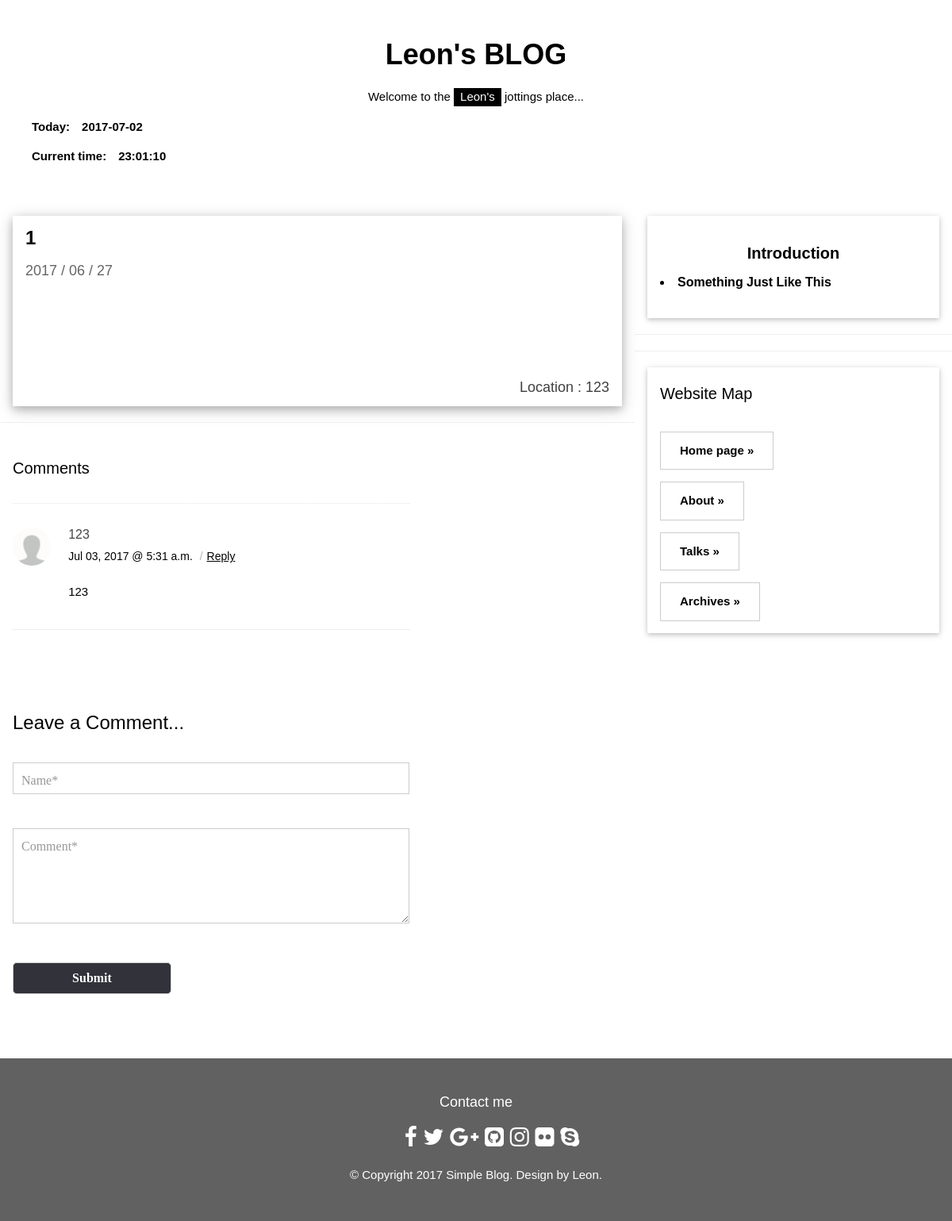
Screenshot of /post/9/ with the database file from the repository.
### blog/models.py (models this page shows, shortened)
class Post(models.Model):
    title = models.CharField(max_length=100)
    content = models.TextField(blank=True)
    photo = models.URLField(blank=True)
    location = models.CharField(max_length=100,blank=True)
    created_at = models.DateTimeField(auto_now_add=True)
    comment_number = models.PositiveIntegerField(blank=True,default=0)

class comment(models.Model):
    link_post = models.ForeignKey(Post)
    name = models.CharField(max_length=100, blank=False)
    content = models.TextField(blank=False)
    created_at = models.DateTimeField(auto_now_add=True)

class self_intro(models.Model):
    title = models.CharField(max_length=100, blank=True)
    content = models.TextField(blank=True)
    photo = models.URLField(blank=True)

### blog/views.py (the view)
# urls.py: url(r'^post/(?P<pk>\d+)/$', post_detail, name='post_detail'),
def post_detail(request,pk):
    post = Post.objects.get(pk=pk)
    intro = self_intro.objects.get(pk=1)
    comment_blog = comment.objects.filter(link_post_id=pk)
    return render(request,'post.html',
                  {'post':post,
                   'today': str(datetime.now().strftime('%Y-%m-%d')),
                   'current_time': str(datetime.now().strftime('%H:%M:%S')),
                   'intro': intro,
                   'commentlist':comment_blog,
                   })

### templates/post.html (shortened to what this page needs)
<!DOCTYPE html>
<html>
<head>
</head>
<body>
	{% extends 'base.html' %} {% block content %}
	<div class="w3-col l8 s12">
		<div class="w3-card-4 w3-margin w3-white">
			<div class="w3-container">
				<h3><b>{{post.title}}</b></h3>
				<h5><span class="w3-opacity">{{ post.created_at|date:"Y / m / d" }}</span></h5>
			</div>
			<div class="w3-container">
				{% if post.photo %} <img alt="" src="{{ post.photo }}" style="width:70%"> {% endif %}<br>
				<br>
				<h5>{{post.content|safe|linebreaksbr}}</h5><br>
				<br>
				<h5 align="right" style="color:#404040">Location : {{post.location}}</h5>
			</div>
		</div>
		<hr>
		<div class="w3-col l8 s12" style="float:left">
			<div class="w3-container">
				<div id="comments">
					<h3>Comments</h3>
					{% for comment in commentlist %}
					<ol class="commentlist">
						<li class="depth-1">
							<div class="avatar">{% load static %} <img alt="" class="avatar" height="50" src="{% static 'user-03.png' %}" width="50"></div>
							<div class="comment-content">
								<div class="comment-info">
									<cite>{{ comment.name }}</cite>
									<div class="comment-meta">
										<time class="comment-time" datetime="2014-07-12T23:05">{{ comment.created_at|date:"M d, Y @ P" }}</time> <span class="sep">/</span><a class="reply" href="#">Reply</a>
									</div>
								</div>
								<div class="comment-text">
									<p>{{ comment.content }}</p>
								</div>
							</div>
						</li>
					</ol>
					{% endfor %}
				</div><br>
				<div class="wow bounceInRight" data-wow-offset="10" id="wrapper-A4a">
					<div id="A4a-title-1">
						<h3>Leave a Comment...</h3><br>
					</div>
				</div>
				<form action="/save/" method="post" novalidate="novalidate">
					<input name="username" placeholder="Name*" type="text">
					<br>
					<br>
					<textarea cols="30" maxlength="500" name="content" placeholder="Comment*" rows="8" tabindex="4"></textarea>
					<br>
					<br>
					<input class="btn btn-success" type="submit" value="Submit">
				</form><br>
			</div>
		</div>
	</div>{% endblock %}

### templates/base.html (shortened to what this page needs)
<!DOCTYPE html>
<html>
<head>
		{% load static %}
	<link rel="stylesheet" href="https://cdnjs.cloudflare.com/ajax/libs/font-awesome/4.7.0/css/font-awesome.min.css">
	<link href="{% static 'w3.css' %}" rel="stylesheet">
</head>
<body>
	<div class="w3-content" style="max-width:1400px">
		<header class="w3-container w3-center w3-padding-32">
			<h1><b>Leon's BLOG</b></h1>
			<p>Welcome to the <span class="w3-tag">Leon's</span> jottings place...</p>
			<p align="left"><span class="w3-padding-large"><b>Today:　{{ today }}</b></span></p>
			<p align="left"><span class="w3-padding-large"><b>Current time:　{{ current_time }}</b></span></p>
		</header>
		<div class="w3-row">
			{% block content %} {% endblock %}
			<div class="w3-col l4">
				<div class="w3-card-2 w3-margin w3-margin-top">
					<div class="w3-container w3-white">
					<h4 align="center"><b>Introduction</b></h4>
					<h6><b>{{ intro.content|safe }}</b></h6><img alt="" src="{{ intro.photo }}" style="width:70%"></div>
				</div>
				<hr>
				<hr>
				<div class="w3-card-2 w3-margin w3-margin-top">
					<div class="w3-container w3-padding">
						<h4>Website Map</h4>
					</div>
					<div class="w3-container w3-white">
						<p><button class="w3-button w3-padding-large w3-white w3-border"><b><a href="{% url 'home_page' %}" style="text-decoration: none">Home page »</a></b></button></p>
						<p><button class="w3-button w3-padding-large w3-white w3-border"><b><a href="{% url 'about' %}" style="text-decoration: none">About »</a></b></button></p>
						<p><button class="w3-button w3-padding-large w3-white w3-border"><b><a href="{% url 'talks' %}" style="text-decoration: none">Talks »</a></b></button></p>
						<p><button class="w3-button w3-padding-large w3-white w3-border"><b><a href="{% url 'archives' %}" style="text-decoration: none">Archives »</a></b></button></p>
					</div>
				</div>
			</div>
		</div><br>
		<footer class="w3-container w3-dark-grey w3-padding-32 w3-margin-top">
			<h5 align="center">Contact me</h5>
			<ul class="social-links" align="center">
               <a href="https://www.facebook.com/profile.php?id=100000311245666"><i class="fa fa-facebook"></i></a>
               <a href="#"><i class="fa fa-twitter"></i></a>
               <a href="#"><i class="fa fa-google-plus"></i></a>
               <a href="https://github.com/LeonChen66/"><i class="fa fa-github-square"></i></a>
               <a href="#"><i class="fa fa-instagram"></i></a>
               <a href="#"><i class="fa fa-flickr"></i></a>
               <a href="#"><i class="fa fa-skype"></i></a>
            </ul>
						<p align="center">© Copyright 2017 Simple Blog.   Design by Leon.</p>
		</footer>
	</div>
</body>
</html>

### templates/w3.css (style rules this page uses)
footer .social-links { margin-bottom: 36px; }
footer .social-links { font-size: 28px; line-height: 42px; margin: 0 8px; }
html { box-sizing:border-box }
*,*:before,*:after { box-sizing:inherit }
html { -ms-text-size-adjust:100%;-webkit-text-size-adjust:100% }
body { margin:0 }
article,aside,details,figcaption,figure,footer,header,main,menu,nav,section,summary { display:block }
a { background-color:transparent;-webkit-text-decoration-skip:objects }
img { border-style:none }
hr { box-sizing:content-box;height:0;overflow:visible }
button,input,select,textarea { font:inherit;margin:0 }
button,input { overflow:visible }
button,select { text-transform:none }
button,html [type=button],[type=reset],[type=submit] { -webkit-appearance:button }
textarea { overflow:auto }
html,body { font-family:Verdana,sans-serif;font-size:15px;line-height:1.5 }
html { overflow-x:hidden }
h1 { font-size:36px }
h3 { font-size:24px }
h4 { font-size:20px }
h5 { font-size:18px }
h6 { font-size:16px }
h1,h2,h3,h4,h5,h6 { font-family:微軟正黑體,Arial,sans-serif;font-weight:400;margin:10px 0 }
hr { border:0;border-top:1px solid #eee;margin:20px 0 }
img { margin-bottom:-5px }
a { color:inherit }
.w3-btn,.w3-button { border:none;display:inline-block;outline:0;padding:8px 16px;vertical-align:middle;overflow:hidden;text-decoration:none;color:inherit;background-color:inherit;text-align:center;cursor:pointer;white-space:nowrap }
.w3-btn,.w3-button { -webkit-touch-callout:none;-webkit-user-select:none;-khtml-user-select:none;-moz-user-select:none;-ms-user-select:none;user-select:none }
.w3-badge,.w3-tag { background-color:#000;color:#fff;display:inline-block;padding-left:8px;padding-right:8px;text-align:center }
.w3-container:after,.w3-container:before,.w3-panel:after,.w3-panel:before,.w3-row:after,.w3-row:before,.w3-row-padding:after,.w3-row-padding:before, .w3-cell-row:before,.w3-cell-row:after,.w3-clear:after,.w3-clear:before,.w3-bar:before,.w3-bar:after { content:"";display:table;clear:both }
.w3-col,.w3-half,.w3-third,.w3-twothird,.w3-threequarter,.w3-quarter { float:left;width:100% }
.w3-col.s12 { width:99.99999% }
@media (min-width:993px) { .w3-col.l4 { width:33.33333% } }
@media (min-width:993px) { .w3-col.l8 { width:66.66666% } }
.w3-content { max-width:980px;margin:auto }
.w3-container,.w3-panel { padding:0.01em 16px }
.w3-card,.w3-card-2 { box-shadow:0 2px 5px 0 rgba(0,0,0,0.16),0 2px 10px 0 rgba(0,0,0,0.12) }
.w3-card-4,.w3-hover-shadow:hover { box-shadow:0 4px 10px 0 rgba(0,0,0,0.2),0 4px 20px 0 rgba(0,0,0,0.19) }
.w3-opacity,.w3-hover-opacity:hover { opacity:0.60 }
.w3-center { text-align:center!important }
.w3-border { border:1px solid #ccc!important }
.w3-margin { margin:16px!important }
.w3-margin-top { margin-top:16px!important }
.w3-padding { padding:8px 16px!important }
.w3-padding-large { padding:12px 24px!important }
.w3-padding-32 { padding-top:32px!important;padding-bottom:32px!important }
.w3-white,.w3-hover-white:hover { color:#000!important;background-color:#fff!important }
.w3-dark-grey,.w3-hover-dark-grey:hover,.w3-dark-gray,.w3-hover-dark-gray:hover { color:#fff!important;background-color:#616161!important }

### templates/base.html (style rules this page uses)
body,h1,h2,h3,h4,h5,p { font-family: sans-serif,"微軟正黑體" }

### rows the page displays
Post: title "1", created_at "2017 / 06 / 27", location "123"
comment: name "123", created_at "Jul 03, 2017 @ 5:31 a.m.", content "123"
self_intro: content "Something Just Like This"
